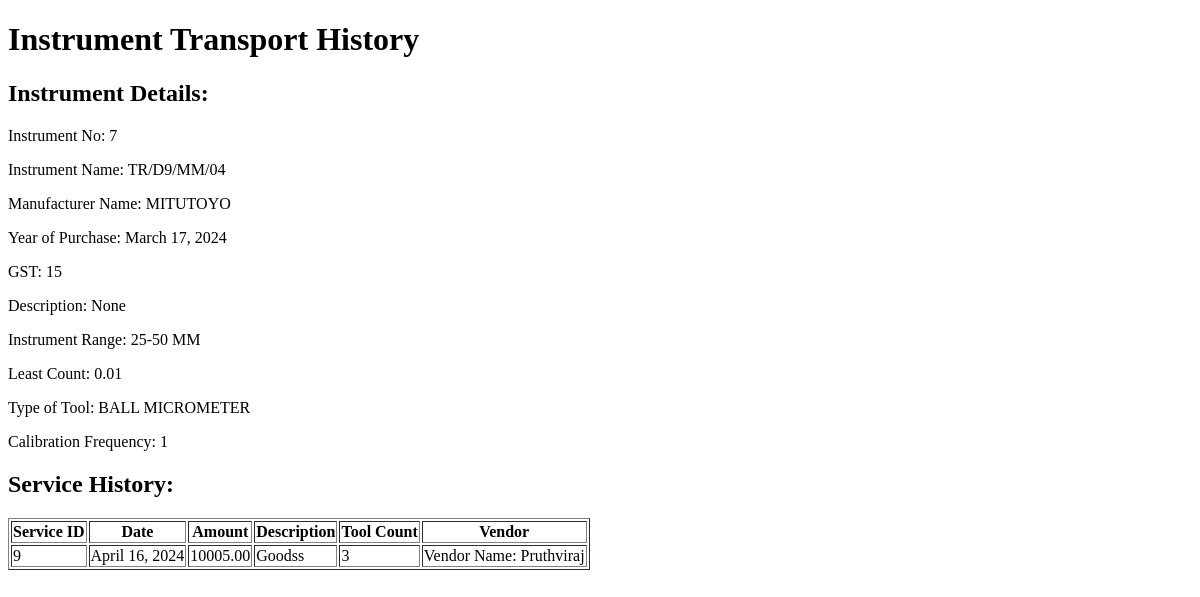
/instrument-service-history/7/, run on an earlier commit of the app's database.
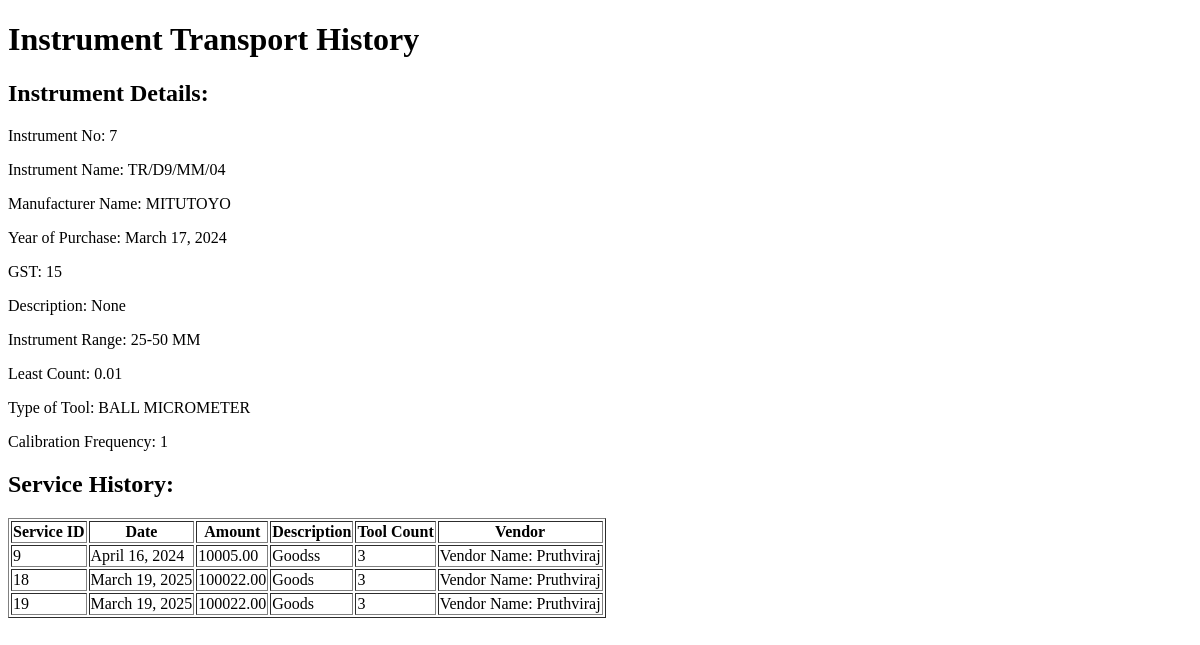
And on a later commit of the database.
### app1/models.py (models this page shows, shortened)
class ServiceTools(models.Model):
    servicetool_id = models.AutoField(primary_key=True)
    service = models.ForeignKey(ServiceOrder, on_delete=models.DO_NOTHING)
    tool = models.ForeignKey(InstrumentModel, on_delete=models.DO_NOTHING)
    vendor = models.ForeignKey(Vendor, on_delete=models.DO_NOTHING)  # Add this field
    class Meta:
        unique_together = ('service', 'tool', 'vendor')

class ServiceOrder(models.Model):
    service_id = models.AutoField(primary_key=True)
    date = models.DateField()
    amount = models.DecimalField(max_digits=10, decimal_places=2)
    description = models.CharField(max_length=100)
    tool_count = models.IntegerField()
    vendor = models.ForeignKey(Vendor, on_delete=models.CASCADE)

class Vendor(models.Model):
    vendor_id = models.AutoField(primary_key=True)
    name = models.CharField(max_length=24)
    location = models.CharField(max_length=16)
    address = models.CharField(max_length=64)
    phone_number = models.CharField(max_length=10)
    def __str__(self):
        return f"Vendor Name: {self.name}"

### app1/views.py (the view)
# urls.py: path('instrument-service-history/<int:instrument_id>/', InstrumentServiceHistoryView.as_view(), name='instrument_service_history'),
class InstrumentServiceHistoryView(View):
    def get(self, request, instrument_id):
        instrument = InstrumentModel.objects.get(pk=instrument_id)
        service_history = ServiceTools.objects.filter(tool=instrument)
        return render(request, 'app1/instrument_service_history.html', {'instrument': instrument, 'service_history': service_history})

### app1/models.py (called while the page is built)
    def __str__(self):
        return f"{self.tool_group_name}"

### app1/templates/app1/instrument_service_history.html (shortened to what this page needs)
<!DOCTYPE html>
<html lang="en">
<head>
</head>
<body>
    <h1>Instrument Transport History</h1>
    <h2>Instrument Details:</h2>
    <p>Instrument No: {{ instrument.instrument_no }}</p>
    <p>Instrument Name: {{ instrument.instrument_name }}</p>
    <p>Manufacturer Name: {{ instrument.manufacturer_name }}</p>
    <p>Year of Purchase: {{ instrument.year_of_purchase }}</p>
    <p>GST: {{ instrument.gst }}</p>
    <p>Description: {{ instrument.description }}</p>
    <p>Instrument Range: {{ instrument.instrument_range }}</p>
    <p>Least Count: {{ instrument.least_count }}</p>
    <p>Type of Tool: {{ instrument.type_of_tool }}</p>
    <p>Calibration Frequency: {{ instrument.calibration_frequency }}</p>
    <h2>Service History:</h2>
    <table border="1">
        <thead>
            <tr>
                <th>Service ID</th>
                <th>Date</th>
                <th>Amount</th>
                <th>Description</th>
                <th>Tool Count</th>
                <th>Vendor</th>
            </tr>
        </thead>
        <tbody>
            {% for entry in service_history %}
            <tr>
                <td>{{ entry.service.service_id }}</td>
                <td>{{ entry.service.date }}</td>
                <td>{{ entry.service.amount }}</td>
                <td>{{ entry.service.description }}</td>
                <td>{{ entry.service.tool_count }}</td>
                <td>{{ entry.vendor }}</td>
            </tr>
            {% endfor %}
        </tbody>
    </table>
</body>
</html>

What changed in the data, as far as the page shows it:
added ServiceTools: service.service_id "18", service "March 19, 2025", service.amount "100022.00", service.description "Goods", service.tool_count "3", vendor "Vendor Name: Pruthviraj"
added ServiceTools: service.service_id "19", service "March 19, 2025", service.amount "100022.00", service.description "Goods", service.tool_count "3", vendor "Vendor Name: Pruthviraj"
